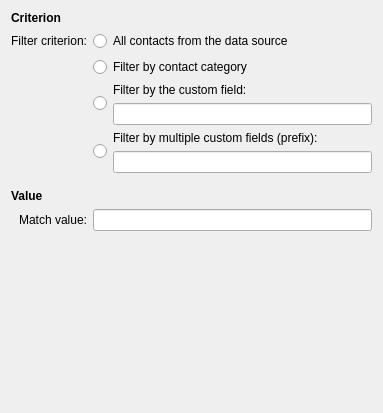
<?xml version="1.0" encoding="UTF-8"?>
<ui version="4.0">
 <class>BirthdayListFilterConfig</class>
 <widget class="QWidget" name="BirthdayListFilterConfig">
  <property name="geometry">
   <rect>
    <x>0</x>
    <y>0</y>
    <width>383</width>
    <height>413</height>
   </rect>
  </property>
  <property name="windowTitle">
   <string>Form</string>
  </property>
  <layout class="QGridLayout" name="gridLayout">
   <item row="0" column="0">
    <widget class="QLabel" name="lblTitleFilterType">
     <property name="font">
      <font>
       <weight>75</weight>
       <bold>true</bold>
      </font>
     </property>
     <property name="text">
      <string comment="Filter criterion">Criterion</string>
     </property>
    </widget>
   </item>
   <item row="21" column="0">
    <spacer name="spacerScreenBottom">
     <property name="orientation">
      <enum>Qt::Vertical</enum>
     </property>
     <property name="sizeHint" stdset="0">
      <size>
       <width>20</width>
       <height>40</height>
      </size>
     </property>
    </spacer>
   </item>
   <item row="1" column="0">
    <widget class="QLabel" name="lblFilterType">
     <property name="text">
      <string>Filter criterion:</string>
     </property>
     <property name="alignment">
      <set>Qt::AlignRight|Qt::AlignTrailing|Qt::AlignVCenter</set>
     </property>
    </widget>
   </item>
   <item row="15" column="0">
    <widget class="QLabel" name="lblTitleFilterValue">
     <property name="font">
      <font>
       <weight>75</weight>
       <bold>true</bold>
      </font>
     </property>
     <property name="text">
      <string comment="Value to be matched when filtering contacts">Value</string>
     </property>
    </widget>
   </item>
   <item row="17" column="0">
    <widget class="QLabel" name="lblFilterValue">
     <property name="enabled">
      <bool>true</bool>
     </property>
     <property name="sizePolicy">
      <sizepolicy hsizetype="Preferred" vsizetype="Preferred">
       <horstretch>0</horstretch>
       <verstretch>0</verstretch>
      </sizepolicy>
     </property>
     <property name="layoutDirection">
      <enum>Qt::LeftToRight</enum>
     </property>
     <property name="text">
      <string comment="Value to be matched when filtering contacts">Match value:</string>
     </property>
     <property name="scaledContents">
      <bool>false</bool>
     </property>
     <property name="alignment">
      <set>Qt::AlignRight|Qt::AlignTrailing|Qt::AlignVCenter</set>
     </property>
    </widget>
   </item>
   <item row="13" column="1">
    <layout class="QHBoxLayout" name="hlCustomFieldPrefix">
     <item>
      <widget class="QRadioButton" name="rbFilterTypeCustomFieldPrefix">
       <property name="text">
        <string comment="Filter by the selected custom fields (with the given prefix)"/>
       </property>
       <property name="checked">
        <bool>false</bool>
       </property>
       <attribute name="buttonGroup">
        <string>bgFilterType</string>
       </attribute>
      </widget>
     </item>
     <item>
      <layout class="QVBoxLayout" name="vlCustomFieldPrefix">
       <item>
        <widget class="QLabel" name="lblCustomFieldPrefix">
         <property name="text">
          <string>Filter by multiple custom fields (prefix):</string>
         </property>
        </widget>
       </item>
       <item>
        <widget class="QLineEdit" name="lineEditCustomFieldPrefix">
         <property name="sizePolicy">
          <sizepolicy hsizetype="Expanding" vsizetype="Fixed">
           <horstretch>0</horstretch>
           <verstretch>0</verstretch>
          </sizepolicy>
         </property>
        </widget>
       </item>
      </layout>
     </item>
    </layout>
   </item>
   <item row="14" column="0">
    <spacer name="spacerFilterTypeBottom">
     <property name="orientation">
      <enum>Qt::Vertical</enum>
     </property>
     <property name="sizeType">
      <enum>QSizePolicy::Fixed</enum>
     </property>
     <property name="sizeHint" stdset="0">
      <size>
       <width>40</width>
       <height>10</height>
      </size>
     </property>
    </spacer>
   </item>
   <item row="1" column="1">
    <widget class="QRadioButton" name="rbFilterTypeOff">
     <property name="text">
      <string>All contacts from the data source</string>
     </property>
     <attribute name="buttonGroup">
      <string>bgFilterType</string>
     </attribute>
    </widget>
   </item>
   <item row="2" column="1">
    <widget class="QRadioButton" name="rbFilterTypeCategory">
     <property name="text">
      <string>Filter by contact category</string>
     </property>
     <attribute name="buttonGroup">
      <string>bgFilterType</string>
     </attribute>
    </widget>
   </item>
   <item row="17" column="1">
    <widget class="QLineEdit" name="lineEditFilterValue"/>
   </item>
   <item row="5" column="1">
    <layout class="QHBoxLayout" name="hlCustomFieldName">
     <item>
      <widget class="QRadioButton" name="rbFilterTypeCustomFieldName">
       <property name="text">
        <string comment="Filter by the selected custom field (specific one)"/>
       </property>
       <property name="checked">
        <bool>false</bool>
       </property>
       <attribute name="buttonGroup">
        <string>bgFilterType</string>
       </attribute>
      </widget>
     </item>
     <item>
      <layout class="QVBoxLayout" name="vlCustomFieldName">
       <item>
        <widget class="QLabel" name="lblCustomFieldName">
         <property name="text">
          <string>Filter by the custom field:</string>
         </property>
        </widget>
       </item>
       <item>
        <widget class="QLineEdit" name="lineEditCustomFieldName">
         <property name="sizePolicy">
          <sizepolicy hsizetype="Expanding" vsizetype="Fixed">
           <horstretch>0</horstretch>
           <verstretch>0</verstretch>
          </sizepolicy>
         </property>
        </widget>
       </item>
      </layout>
     </item>
    </layout>
   </item>
  </layout>
 </widget>
 <resources/>
 <connections>
  <connection>
   <sender>rbFilterTypeCustomFieldName</sender>
   <signal>toggled(bool)</signal>
   <receiver>lineEditCustomFieldName</receiver>
   <slot>setEnabled(bool)</slot>
   <hints>
    <hint type="sourcelabel">
     <x>146</x>
     <y>89</y>
    </hint>
    <hint type="destinationlabel">
     <x>299</x>
     <y>90</y>
    </hint>
   </hints>
  </connection>
  <connection>
   <sender>rbFilterTypeCustomFieldPrefix</sender>
   <signal>toggled(bool)</signal>
   <receiver>lineEditCustomFieldPrefix</receiver>
   <slot>setEnabled(bool)</slot>
   <hints>
    <hint type="sourcelabel">
     <x>145</x>
     <y>118</y>
    </hint>
    <hint type="destinationlabel">
     <x>298</x>
     <y>119</y>
    </hint>
   </hints>
  </connection>
  <connection>
   <sender>rbFilterTypeOff</sender>
   <signal>toggled(bool)</signal>
   <receiver>lineEditFilterValue</receiver>
   <slot>setDisabled(bool)</slot>
   <hints>
    <hint type="sourcelabel">
     <x>225</x>
     <y>36</y>
    </hint>
    <hint type="destinationlabel">
     <x>225</x>
     <y>184</y>
    </hint>
   </hints>
  </connection>
 </connections>
 <buttongroups>
  <buttongroup name="bgFilterType"/>
 </buttongroups>
</ui>
